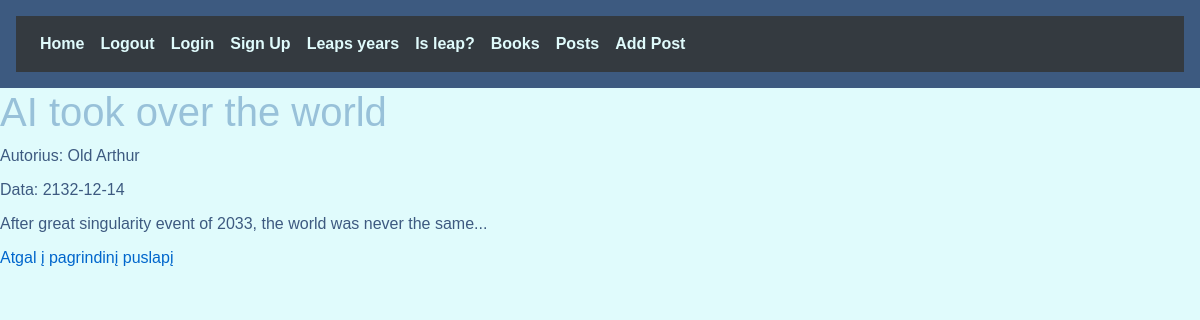
Page /article/AI took over the world on the committed database.
### website/models/db_models.py (models this page shows, shortened)
class Posts(db.Model):
    __tablename__ = 'Posts'
    id = db.Column(db.Integer, primary_key=True)
    data = db.Column(db.String(50), unique=False, nullable=False)
    autor = db.Column(db.String(120), unique=False, nullable=False)
    book_name = db.Column(db.String(80), unique=False)
    comment = db.Column(db.Text, unique=False, nullable=False)

### website/views.py (the view)
@views.route("/article/<book_name>")
def article(book_name):
    post = Posts.query.filter_by(book_name=book_name).first()
    return render_template('article.html', post=post)

### website/templates/article.html (shortened to what this page needs)
{% extends "base.html" %}
{% block body %}
{% block content %}
<html>
<head>
	<link rel="stylesheet" type="text/css" href="{{ url_for('static', filename='main.css') }}">
</head>
<body>
	<h1>{{ post.book_name }}</h1>
	<p>Autorius: {{ post.autor }}</p>
	<p>Data: {{ post.data }}</p>
	<p>{{ post.comment }}</p>
	<p><a href="{{ url_for('views.posts') }}">Atgal į pagrindinį puslapį</a></p>
</body>
</html>
{% endblock %}
{% endblock %}

### website/static/main.css (style rules this page uses)
:root { --primary-color: #3d5a80; --secondary-color: #98c1d9; --accent-color: #e0fbfc; }
body { background-color: var(--accent-color); color: var(--primary-color); font-family: Arial, sans-serif; }
h1, h2, h3, h4, h5, h6 { color: var(--secondary-color); }
p { color: var(--primary-color); }

### website/templates/article.html (style rules this page uses)
a { color: #0066cc; text-decoration: none; }
p { margin: 0 0 10px 0; }

### rows in the picture
Posts: book_name "AI took over the world", autor "Old Arthur", data "2132-12-14", comment "After great singularity event of 2033, the world was never the same..."
